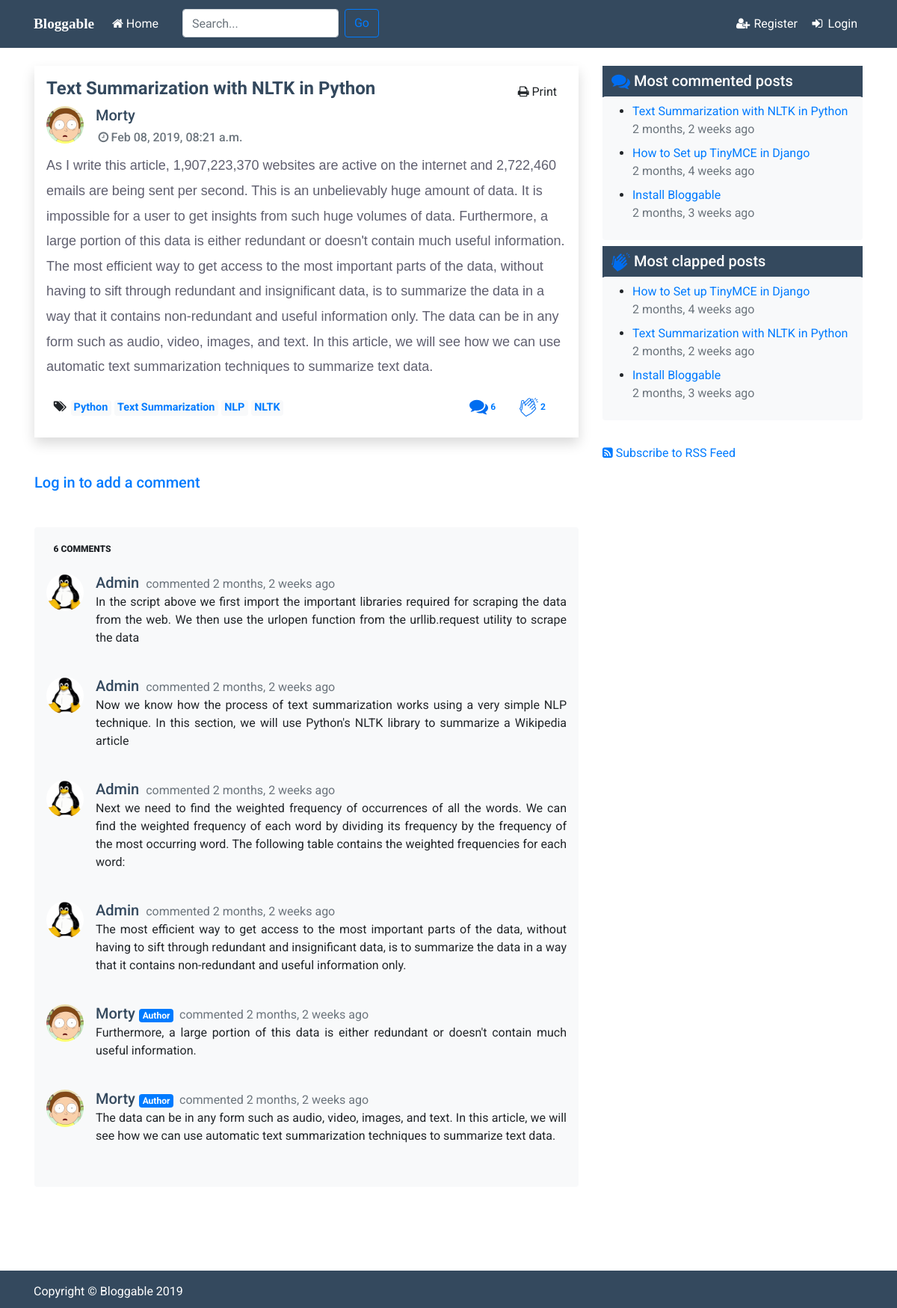
The app's page /posts/2019/02/08/text-summarization-with-nltk-in-python/ with its own data.
### blog/models.py (models this page shows, shortened)
class Post(models.Model):
    STATUS_CHOICES = (
        ('draft','Draft'),
        ('published', 'Published')
    )
    title = models.CharField(max_length=250)
    slug = models.SlugField(max_length=250, unique_for_date='publish')
    content = HTMLField('content')
    author = models.ForeignKey(User, related_name='blog_posts', on_delete=models.CASCADE)
    created = models.DateTimeField(auto_now_add=True)
    publish = models.DateTimeField(default=timezone.now)
    updated = models.DateTimeField(auto_now=True)
    status = models.CharField(max_length=10, choices=STATUS_CHOICES, default='published')
    users_clap = models.ManyToManyField(User, related_name='posts_liked', blank=True)
    view_count = models.PositiveIntegerField(default=0)
    tags = TaggableManager(blank=True)
    objects = models.Manager()
    published = PublishedManager()
    searchManager = SearchManager()
    class Meta:
        ordering = ('-publish',)
    def get_absolute_url(self):
        return reverse('post-detail', kwargs={'year':self.publish.year,
                                              'month':self.publish.strftime('%m'),
                                              'day':self.publish.strftime('%d'),
                                              'slug':self.slug})
    def get_clap_api_url(self):
        return reverse('post-api-clap', kwargs={'slug':self.slug})
    def save(self, *args, **kwargs):
        if not self.slug:
            self.slug = slugify(self.title)
        super(Post, self).save(*args, **kwargs)

class Comment(models.Model):
    content = models.TextField(blank=False)
    post = models.ForeignKey(Post, on_delete=models.CASCADE)
    created_on = models.DateTimeField(auto_now_add=True)
    author = models.ForeignKey(User, related_name='blog_comments',
                                on_delete=models.CASCADE)
    class Meta:
        ordering = ('-created_on',)

### users/models.py (models this page shows, shortened)
class Profile(models.Model):
    user = models.OneToOneField(User, on_delete=models.CASCADE)
    image = models.ImageField(default='default.png', upload_to='profile_pics')
    position = models.CharField(max_length=300, default="Blogger at Bloggable")
    bio = models.TextField(blank=True)
    objects=models.Manager

### blog/views.py (the view, shortened to what this page needs)
# urls.py: path('posts/<int:year>/<int:month>/<int:day>/<slug:slug>/', PostDetailView.as_view(), name='post-detail'),
class PostDetailView(View):
    def get(self, request, *args, **kwargs):
        view = PostDisplayView.as_view()
        return view(request, *args, **kwargs)

### blog/models.py (called while the page is built)
    def get_queryset(self):
        return super(PublishedManager,self).get_queryset().filter(status='published')

### blog/templatetags/blog_tags.py (called while the page is built)
@register.inclusion_tag('blog/latest_posts.html')
def most_commented_posts(count=5):
    c_posts = Post.published.annotate(comments=Count('comment')).order_by('-comments')[:count]
    return {'posts':c_posts}

@register.inclusion_tag('blog/latest_posts.html')
def most_clapped_posts(count=5):
    latest_posts = Post.published.annotate(claps=Count('users_clap')).order_by('-claps')[:count]
    return {'posts':latest_posts}

### blog/views.py (called while the page is built)
    def get_object(self):
        object = super(PostDisplayView, self).get_object()
        object.view_count += 1
        object.save(update_fields=['view_count'])
        return object

    def get_context_data(self, **kwargs):
        context = super(PostDisplayView,self).get_context_data(**kwargs)
        context['comments'] = Comment.objects.filter(post=self.get_object())
        context['comment_form'] = CommentForm
        return context

### blog/templates/blog/post_detail.html (shortened to what this page needs)
{% extends "blog/base.html" %}
{% load static %}
{% load crispy_forms_tags %}
{% block content %}
<div class="mb-2">
    <div class="shadow p-3 mb-5 bg-white">
        <div class="d-flex">
            <h4 class="blog-post-title media-heading d-inline">
                <strong>{{ post.title|capfirst }}</strong>
            </h4>
            <button class="ml-auto mb-0 d-inline btn btn-default" onclick="window.print();">
                <i class="fa fa-print"></i> Print</button>
        </div>
        <div class="media pb-1">
            <img class="d-flex mr-3 rounded-circle" src="{{ object.author.profile.image.url }}" width="50" height="50" alt="" />
            <div class="media-body">
                <h5 class="blog-post-author mt-0">
                    <a class="blog-post-author" href="{% url 'user-posts' object.author.username %}">
                        {{ post.author }}
                    </a>
                </h5>
                <h6 class="text-secondary">
                    <span>
                        <i class="fa fa-clock-o fa-fw" aria-hidden="true"></i>{{ post.publish|date:"M d, Y, h:i a" }}
                    </span>
                </h6>
            </div>
        </div>
        <div class="blog-post-content">
            {{ post.content|safe }}
        </div>
        <div class="d-flex  bd-highlight mb-1">
            <div class="mr-auto p-2 bd-highlight">
                {% if post.tags.all %}
                <span>
                    <i class="fa fa-tags fa-fw " aria-hidden="true"></i>
                </span>
                {% for tag in post.tags.all %}
                <span class="badge badge-light pl-1">
                    <a style="font-size:1.2em;" href="{% url 'posts-list-by-tag' tag.slug %}">{{ tag|capfirst }}</a>
                </span>
                {% endfor %}
                {% endif %}
            </div>
            <div class="p-2 bd-highlight badge mx-2 badge-pill badge-white">
                <a href="#comment-list" id="#comment-list" class="text-decoration-none">
                    <img class="ml-1" src="{% static 'blog/img/speech-bubbles-comment_b.svg' %}" width="25" height="25">
                    <span class="mr-1">{{ post.comment_set.all.count }}</span>
                </a>
            </div>
            <div class="p-2 bd-highlight badge badge-pill badge-white">
                <a href="#" class="clap-btn text-decoration-none" data-href="{{ object.get_clap_api_url }}" data-claps="{{ object.users_clap.count }}">
                    {% if user in post.users_clap.all %}
                    <img class="ml-1" src="{% static 'blog/img/clapping_filled.svg' %}" width="25" height="25">
                    {% else %}
                    <img class="ml-1" src="{% static 'blog/img/clapping.svg' %}" width="25" height="25">
                    {% endif %}
                </a>
                <span class="count-clap mr-1" style="color: #007bff;">{{ post.users_clap.count }}</span>
            </div>
            <div class="p-2 bd-highlight">
            </div>
        </div>
    </div>
    {% if user.is_authenticated %}
    <div class="mb-4">
        <form id="form-comment" method="post" enctype="multipart/form-data">
            {% csrf_token %}
            <div class="media mb-2">
                <img class="d-flex mr-3 rounded-circle" src="{{ user.profile.image.url }}" width="50" height="50" alt="" />
                <div class="media-body">
                    <legend> Add your comment</legend>
                    {{ comment_form|crispy}}
                </div>
            </div>
            <div class="d-flex flex-row-reverse bd-highlight">
                <button type="submit" class="btn btn-primary btn-sm">Add comment</button>
                <button type="reset" class="btn btn-secondary btn-sm mr-1">Cancel</button>
            </div>
        </form>
    </div>
    {% else %}
    <div>
        <h5>
            <a href="{% url 'login' %}">Log in to add a comment</a>
        </h5>
    </div>
    {% endif %}
    <div id="comment-list" class="mt-5 pl-2 shadow-none p-3 mb-5 bg-light rounded">
        {% if comments %}
        <p class="mb-4 badge badge-light text-uppercase" style="width: 6rem;">
            <b>{{ post.comment_set.all.count }} comments</b>
        </p>
        {% for comment in comments %}
        <div class="media mb-4">
            <img class="d-flex mr-3 rounded-circle bg-white" src="{{ comment.author.profile.image.url }}" width="50" height="50" alt="" />
            <div class="media-body">
                <div>
                    <h5 class="d-inline">
                        <a class="blog-post-author" href="{% url 'user-posts' comment.author.username %}">
                            {{ comment.author.username }}
                        </a>
                    </h5>
                    {% if comment.post.author == comment.author %}
                    <span class="badge badge-primary">
                        Author
                    </span>
                    {% endif %}
                    <span class="ml-1 text-secondary">
                        commented {{ comment.created_on|timesince }} ago
                    </span>
                </div>
                <p class="text-justify">{{ comment.content|safe }}</p>
            </div>
        </div>
        {% endfor %}
        {% else %}
        <div>
            <h5>There are no comments</h5>
        </div>
        {% endif %}
    </div>
</div>
{% endblock content%}

### blog/templates/blog/latest_posts.html
{% load humanize %}
<ul>
    {% for post in posts %}
    <li>
        <a href="{{ post.get_absolute_url }}">{{ post.title }}</a>
        <span class="text-muted mb-2 d-block">{{ post.publish|naturaltime }}</span>
    </li>
    {% endfor %}
</ul>

### blog/static/blog/css/sticky-footer.css (style rules this page uses)
html { position: relative; min-height: 100%; }
body { margin-bottom: 50px; }

### blog/static/blog/css/custom.css (style rules this page uses)
body { text-rendering: optimizeLegibility; font-family: 'Roboto', sans-serif, Georgia, Cambria, "Times New Roman"; }
a.blog-post-title, .blog-post-title, .profile-name, a.blog-post-author, .blog-post-author { color: #34495e; }
.blog-post-content { line-height: 1.87; letter-spacing: -.001em; color: #34495e; }

### records on screen
Post: title "Text Summarization with NLTK in Python", author.profile.image (picture), author "Morty", publish "Feb 08, 2019, 08:21 a.m.", content "As I write this article, 1,907,223,370 websites are active on the internet and 2,722,460 emails are being sent per second. This is an unbelievably huge amount of data. It is impossible for a user to get insights from such huge volumes of data. Furthermore, a large portion of this data is either redundant or doesn't contain much useful information. The most efficient way to get access to the most important parts of the data, without having to sift through redundant and insignificant data, is to summarize the data in a way that it contains non-redundant and useful information only. The data can be in any form such as audio, video, images, and text. In this article, we will see how we can use…", comment_set.all.count "6", users_clap.count "2", publish "2 months, 2 weeks ago"
Tag: name "Python"
Tag: name "Text Summarization"
Tag: name "NLP"
Tag: name "NLTK"
Comment: author.profile.image (picture), author.username "Admin", created_on "2 months, 2 weeks", content "In the script above we first import the important libraries required for scraping the data from the web. We then use the urlopen function from the urllib.request utility to scrape the data"
Comment: author.profile.image (picture), author.username "Admin", created_on "2 months, 2 weeks", content "Now we know how the process of text summarization works using a very simple NLP technique. In this section, we will use Python's NLTK library to summarize a Wikipedia article"
Comment: author.profile.image (picture), author.username "Admin", created_on "2 months, 2 weeks", content "Next we need to find the weighted frequency of occurrences of all the words. We can find the weighted frequency of each word by dividing its frequency by the frequency of the most occurring word. The following table contains the weighted frequencies for each word:"
Comment: author.profile.image (picture), author.username "Admin", created_on "2 months, 2 weeks", content "The most efficient way to get access to the most important parts of the data, without having to sift through redundant and insignificant data, is to summarize the data in a way that it contains non-redundant and useful information only."
Comment: author.profile.image (picture), author.username "Morty", shows "Author", created_on "2 months, 2 weeks", content "Furthermore, a large portion of this data is either redundant or doesn't contain much useful information."
Comment: author.profile.image (picture), author.username "Morty", shows "Author", created_on "2 months, 2 weeks", content "The data can be in any form such as audio, video, images, and text. In this article, we will see how we can use automatic text summarization techniques to summarize text data."
Post: title "How to Set up TinyMCE in Django", publish "2 months, 4 weeks ago"
Post: title "Install Bloggable", publish "2 months, 3 weeks ago"
